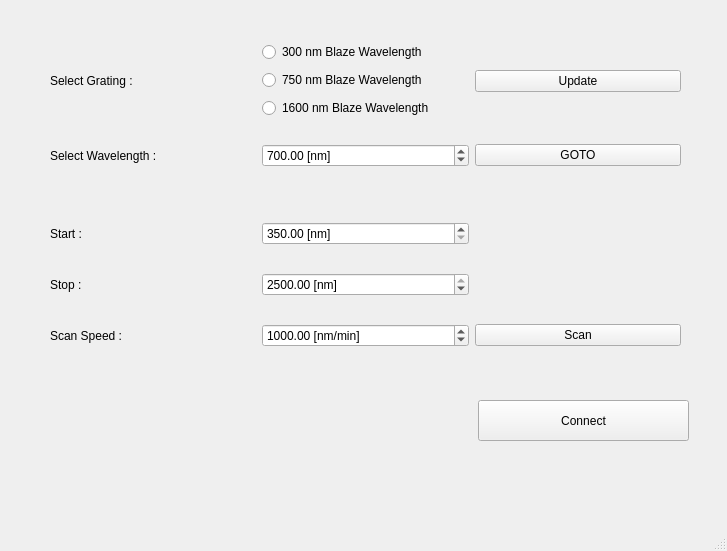
<?xml version="1.0" encoding="UTF-8"?>
<ui version="4.0">
 <class>MainWindow</class>
 <widget class="QMainWindow" name="MainWindow">
  <property name="geometry">
   <rect>
    <x>0</x>
    <y>0</y>
    <width>727</width>
    <height>551</height>
   </rect>
  </property>
  <property name="windowTitle">
   <string>MainWindow</string>
  </property>
  <property name="layoutDirection">
   <enum>Qt::LeftToRight</enum>
  </property>
  <widget class="QWidget" name="centralwidget">
   <widget class="QPushButton" name="connectButton">
    <property name="geometry">
     <rect>
      <x>478</x>
      <y>400</y>
      <width>211</width>
      <height>41</height>
     </rect>
    </property>
    <property name="text">
     <string>Connect</string>
    </property>
   </widget>
   <widget class="QWidget" name="horizontalLayoutWidget">
    <property name="geometry">
     <rect>
      <x>50</x>
      <y>130</y>
      <width>631</width>
      <height>51</height>
     </rect>
    </property>
    <layout class="QHBoxLayout" name="horizontalLayout">
     <item>
      <widget class="QLabel" name="TexBox1">
       <property name="text">
        <string>Select Wavelength :</string>
       </property>
      </widget>
     </item>
     <item>
      <widget class="QDoubleSpinBox" name="pickNM">
       <property name="suffix">
        <string> [nm]</string>
       </property>
       <property name="decimals">
        <number>2</number>
       </property>
       <property name="minimum">
        <double>350.000000000000000</double>
       </property>
       <property name="maximum">
        <double>2500.000000000000000</double>
       </property>
       <property name="value">
        <double>700.000000000000000</double>
       </property>
      </widget>
     </item>
     <item>
      <widget class="QPushButton" name="gotoButton">
       <property name="text">
        <string>GOTO</string>
       </property>
      </widget>
     </item>
    </layout>
   </widget>
   <widget class="QWidget" name="horizontalLayoutWidget_2">
    <property name="geometry">
     <rect>
      <x>50</x>
      <y>40</y>
      <width>631</width>
      <height>82</height>
     </rect>
    </property>
    <layout class="QHBoxLayout" name="horizontalLayout_2">
     <item>
      <widget class="QLabel" name="TextBox5">
       <property name="text">
        <string>Select Grating :</string>
       </property>
      </widget>
     </item>
     <item>
      <layout class="QVBoxLayout" name="verticalLayout">
       <item>
        <widget class="QRadioButton" name="Blaze_300">
         <property name="text">
          <string>300 nm Blaze Wavelength</string>
         </property>
        </widget>
       </item>
       <item>
        <widget class="QRadioButton" name="Blaze_750">
         <property name="text">
          <string>750 nm Blaze Wavelength</string>
         </property>
        </widget>
       </item>
       <item>
        <widget class="QRadioButton" name="Blaze_1600">
         <property name="text">
          <string>1600 nm Blaze Wavelength</string>
         </property>
        </widget>
       </item>
      </layout>
     </item>
     <item>
      <widget class="QPushButton" name="gratingButton">
       <property name="text">
        <string>Update</string>
       </property>
      </widget>
     </item>
    </layout>
   </widget>
   <widget class="QWidget" name="gridLayoutWidget_2">
    <property name="geometry">
     <rect>
      <x>50</x>
      <y>200</y>
      <width>631</width>
      <height>171</height>
     </rect>
    </property>
    <layout class="QGridLayout" name="gridLayout_2">
     <item row="0" column="0">
      <widget class="QLabel" name="TextBox2">
       <property name="lineWidth">
        <number>1</number>
       </property>
       <property name="text">
        <string>Start :</string>
       </property>
       <property name="textFormat">
        <enum>Qt::AutoText</enum>
       </property>
      </widget>
     </item>
     <item row="0" column="1">
      <widget class="QDoubleSpinBox" name="StartNM">
       <property name="suffix">
        <string> [nm]</string>
       </property>
       <property name="minimum">
        <double>350.000000000000000</double>
       </property>
       <property name="maximum">
        <double>2500.000000000000000</double>
       </property>
      </widget>
     </item>
     <item row="2" column="0">
      <widget class="QLabel" name="TextBox4">
       <property name="text">
        <string>Scan Speed :</string>
       </property>
      </widget>
     </item>
     <item row="1" column="1">
      <widget class="QDoubleSpinBox" name="StopNM">
       <property name="suffix">
        <string> [nm]</string>
       </property>
       <property name="minimum">
        <double>350.000000000000000</double>
       </property>
       <property name="maximum">
        <double>2500.000000000000000</double>
       </property>
       <property name="value">
        <double>2500.000000000000000</double>
       </property>
      </widget>
     </item>
     <item row="2" column="1">
      <widget class="QDoubleSpinBox" name="ScanSpeed">
       <property name="suffix">
        <string> [nm/min]</string>
       </property>
       <property name="decimals">
        <number>2</number>
       </property>
       <property name="minimum">
        <double>0.010000000000000</double>
       </property>
       <property name="maximum">
        <double>2500.000000000000000</double>
       </property>
       <property name="value">
        <double>1000.000000000000000</double>
       </property>
      </widget>
     </item>
     <item row="1" column="0">
      <widget class="QLabel" name="TextBox3">
       <property name="text">
        <string>Stop :</string>
       </property>
      </widget>
     </item>
     <item row="2" column="2">
      <widget class="QPushButton" name="scanButton">
       <property name="text">
        <string>Scan</string>
       </property>
      </widget>
     </item>
    </layout>
   </widget>
   <zorder>connectButton</zorder>
   <zorder>TextBox1</zorder>
   <zorder>label</zorder>
   <zorder>radioButton_3</zorder>
   <zorder>horizontalLayoutWidget</zorder>
   <zorder>TextBox5</zorder>
   <zorder>TexBox1</zorder>
   <zorder>TextBox5</zorder>
   <zorder>TexBox1</zorder>
   <zorder>TexBox1</zorder>
   <zorder>horizontalLayoutWidget_2</zorder>
   <zorder>gridLayoutWidget_2</zorder>
  </widget>
  <widget class="QMenuBar" name="menubar">
   <property name="geometry">
    <rect>
     <x>0</x>
     <y>0</y>
     <width>727</width>
     <height>25</height>
    </rect>
   </property>
  </widget>
  <widget class="QStatusBar" name="statusbar"/>
 </widget>
 <resources/>
 <connections/>
</ui>
